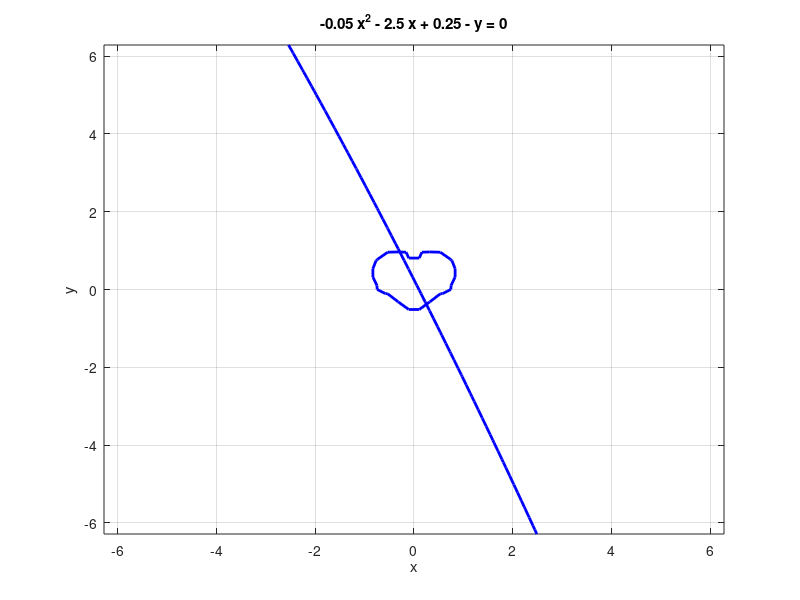

Source code (MATLAB): (Note: this script raises an error after producing the figure.)
%%
clc
%График
y1 = ezplot('(2*x.^2 + 2*y.^2 - 1)^5 - 22*x.^2 * y.^3');
set(y1,'Color','b','LineWidth',2);
hold on;
y2 = ezplot('-0.05*x.^2 - 2.5*x + 0.25 - y');
set(y2,'Color','b','LineWidth',2);
grid on;

%Решение с помощью встроенных функций

[xr, fr, ex] = fsolve(@func,[1.0, 1.0],optimset('TolX',1.0e-4));
disp("Решение fsolve");
xr
hold on;
plot(xr(1), xr(2), '*r');

syms x y;
jackob=jacobian([(2*x.^2 + 2*y.^2 - 1)^5 - 22*x.^2 * y.^3,-0.05*x.^2 - 2.5*x + 0.25 - y],[x, y]);
disp("Якобиан");
disp(jackob);
disp("Определитель Якобиана");
disp(det(jackob));

disp("-----------------------------------------------------");
% Метод простых итераций
disp('Метод простых итераций');
x0 = 0 ; %точки полученные графически
y0 = 1; %возьмем их за начальное приближение

normarr = norm(subs(subs(jackob,x,x0),y,y0));

y = -0.05*x0.^2 - 2.5*x0 + 0.25;
x = ((2*x0.^2 + 2*y.^2 - 1)^5 / (22 * y.^3)).^0.5;

e = 0.0001; %точность
k = 0; %счетчик итераций
if normarr < 1 %условие сходимости
    while or((abs(x - x0 ) > e), (abs(y - y0) > e)) %пока точность не будет достигнута
        x0 = x;
        y0 = y;
        y = -0.05*x0.^2 - 2.5*x0 + 0.25;
        x = ((2*x0.^2 + 2*y.^2 - 1)^5 / (22 * y.^3)).^0.5;
        k = k + 1;
    end
    k
    x
    y
    else 
        disp('Не выполняется условие сходимости');
        disp(double(normarr)+">1");
end

disp("-----------------------------------------------------");
disp("Метод Ньютона");
iterations = 0 ;
X=[-2 -2];
X1=[1 1];

while and((abs(X1(1)-X(1))>e),(abs(X1(2)-X(2))>e))
        X(1) = X1(1);
        X(2) = X1(2);

        f0=[-(2*X(1).^2 + 2*X(2).^2 - 1).^5 + 22*X(1).^2 * X(2).^3;
            0.05*X(1).^2 + 2.5*X(1) - 0.25 + X(2)];
        w= [20*X(1)*(2*X(1).^2 + 2*X(2).^2 - 1).^4 - 44*X(1)*X(2).^3, 20*X(2)*(2*X(1).^2 + 2*X(2).^2 - 1).^4 - 66*X(1).^2*X(2).^2;
            - X(1)/10 - 5/2,                                      -1];
        if abs(det(w)) <= 0.0001 %проверка якобиана
            break;
        end
        X1 = X + inv(w)*f0;
        iterations = iterations +1;
        if (iterations > 100)
           break;
        end
end
disp("Корни Х = "+X1(1)+" Y = "+X1(2));
disp("Количество итераций "+iterations);

function f = func(x)
    f(1) = (2*x(1).^2 + 2*x(2).^2 - 1)^5 - 22*x(1).^2 * x(2).^3;
    f(2) = -0.05*x(1).^2 - 2.5*x(1) + 0.25 - x(2);
end
